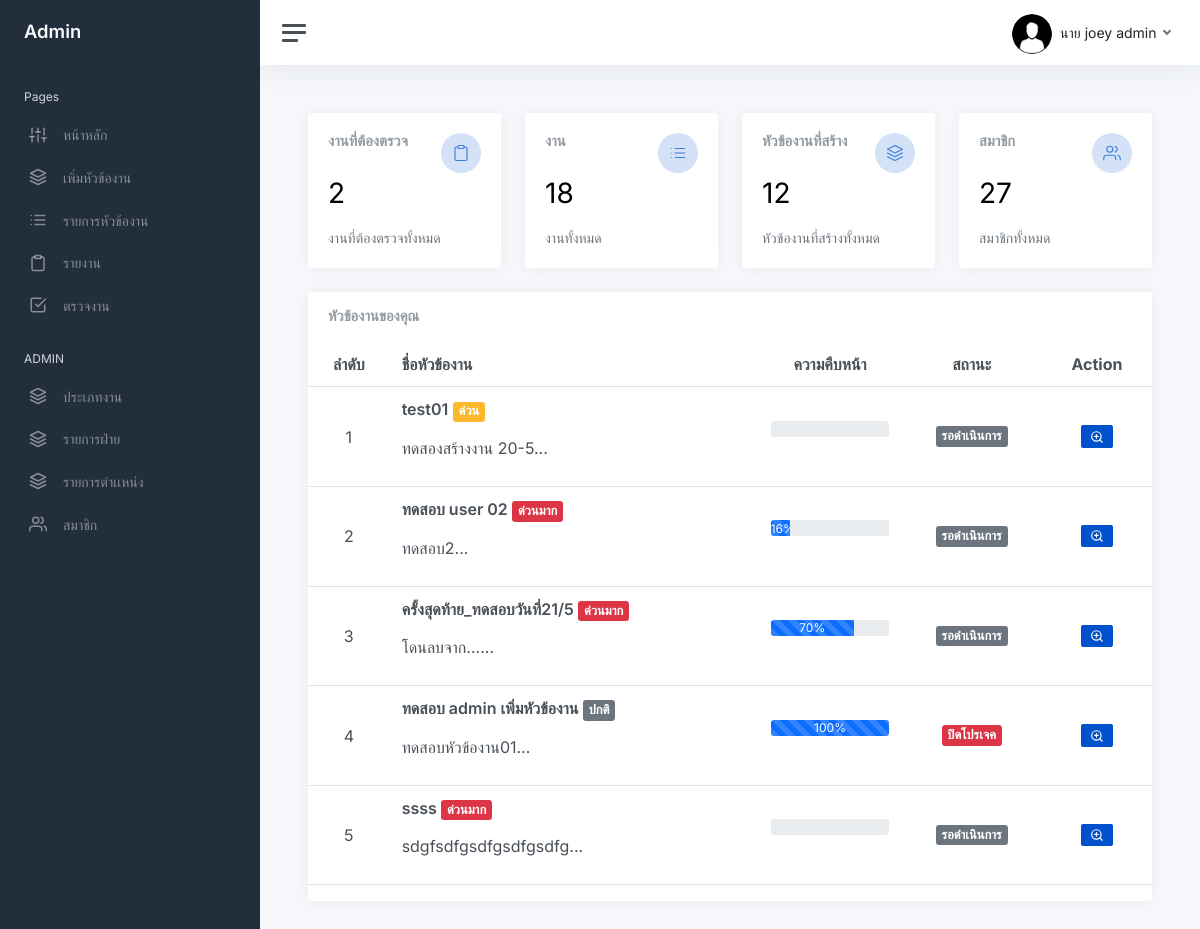
Screenshot of /index.php (signed in) with the database file from the repository.
### tables this page shows
CREATE TABLE `user` (
  `user_id` int NOT NULL,
  `firstname` varchar(200) NOT NULL,
  `lastname` varchar(200) NOT NULL,
  `email` varchar(200) NOT NULL,
  `password` varchar(255) NOT NULL,
  `role_id` int DEFAULT NULL,
  `avatar` varchar(255) DEFAULT NULL,
  `date_created` timestamp NOT NULL DEFAULT CURRENT_TIMESTAMP ON UPDATE CURRENT_TIMESTAMP,
  `status_user` int NOT NULL,
  `tel` varchar(255) NOT NULL,
  `line_token` varchar(255) NOT NULL,
  `idcard` varchar(13) NOT NULL,
  `department_id` int NOT NULL,
  `shortname_id` int NOT NULL,
  `status_user2` int NOT NULL
);

CREATE TABLE `project` (
  `project_id` int NOT NULL,
  `name_project` varchar(255) NOT NULL,
  `description` text NOT NULL,
  `status_1` tinyint NOT NULL,
  `create_project` timestamp NOT NULL DEFAULT CURRENT_TIMESTAMP ON UPDATE CURRENT_TIMESTAMP,
  `start_date` datetime NOT NULL,
  `end_date` datetime NOT NULL,
  `manager_id` int NOT NULL,
  `status_2` int NOT NULL,
  `id_jobtype` int NOT NULL,
  `progress_project` float NOT NULL
);

### index.php (the view, shortened to what this page needs)
<?php
    require_once 'connect.php';
	include "sidebar.php";
	$where ="";
	$stmtusernum = "SELECT COUNT(user_id) as num FROM user  ";
	$stmtusernum = $db->prepare($stmtusernum);
	$stmtusernum ->execute();
	$stmtusernum = $stmtusernum->fetchColumn();
	$stmtprojectnummanager = "SELECT COUNT(project_id) as num1 FROM project   $where";
	$stmtprojectnummanager = $db->prepare($stmtprojectnummanager);
	$stmtprojectnummanager ->execute();
	$stmtprojectnummanager = $stmtprojectnummanager->fetchColumn();
	$sql4 = $db->query("SELECT task_id  FROM task_list as t left join project as p on t.project_id = p.project_id WHERE  1=1 $where ");
    $numusertask = $sql4->rowCount();
	$stmtdetails = "SELECT COUNT(details_id)  FROM details as d left join project as p on p.project_id = d.project_id WHERE state_details = 'Y' $where ";
	$stmtdetails = $db->prepare($stmtdetails);
	$stmtdetails ->execute();
	$stmtdetails = $stmtdetails->fetchColumn();
?>
<!DOCTYPE html>
<html lang="en">
<?php include "head.php"?>
<body>
			<main class="content">
				<div class="container-fluid p-0">
					<div class="row">
						<div class="col-xxl-12 col-xxl- d-flex">
							<div class="w-100">
								<div class="row">
									<?php if ($level != $maxlevel): ?>
										<div class="col-sm-3">
											<a href="checktask_list.php">
												<div class="card">
													<div class="card-body">
														<div class="row">
															<div class="col mt-0">
																<h5 class="card-title">งานที่ต้องตรวจ</h5>
															</div>
															<div class="col-auto">
																<div class="stat text-primary">
																	<i class="align-middle" data-feather="clipboard"></i>
																</div>
															</div>
														</div>
														<h1 class="mt-1 mb-3"><?php echo $stmtdetails; ?></h1>
														<div class="mb-0">
															<span class="text-muted">งานที่ต้องตรวจทั้งหมด</span>
														</div>
													</div>
												</div>
											</a>
										</div>
									<?php endif ?>
											<div class="col-sm-3">
												<div class="card">
													<div class="card-body">
														<div class="row">
															<div class="col mt-0">
																<h5 class="card-title">งาน</h5>
															</div>
															<div class="col-auto">
																<div class="stat text-primary">
																	<i class="align-middle" data-feather="list"></i>
																</div>
															</div>
														</div>
														<h1 class="mt-1 mb-3"><?php echo $numusertask ?></h1>
														<div class="mb-0">
															<span class="text-muted">งานทั้งหมด</span>
														</div>
													</div>
												</div>
											</div>
										<?php if ($level != $maxlevel): ?>
										<div class="col-sm-3">
											<a href="project_list.php">
												<div class="card">
													<div class="card-body">
														<div class="row">
															<div class="col mt-0">
																<h5 class="card-title">หัวข้องานที่สร้าง</h5>
															</div>
															<div class="col-auto">
																<div class="stat text-primary">
																	<i class="align-middle" data-feather="layers"></i>
																</div>
															</div>
														</div>
														<h1 class="mt-1 mb-3"><?php echo $stmtprojectnummanager ?></h1>
														<div class="mb-0">
															<span class="text-muted">หัวข้องานที่สร้างทั้งหมด</span>
														</div>
													</div>
												</div>
											</a>
										</div>
										<?php endif ?>
										<?php if ($level <= 2): ?>
										<div class="col-sm-3">
											<a href="user_list.php">
												<div class="card">
													<div class="card-body">
														<div class="row">
															<div class="col mt-0">
																<h5 class="card-title">สมาชิก</h5>
															</div>
															<div class="col-auto">
																<div class="stat text-primary">
																	<i class="align-middle" data-feather="users"></i>
																</div>
															</div>
														</div>
													<h1 class="mt-1 mb-3"><?php echo $stmtusernum ?></h1>
													<div class="mb-0">
														<span class="text-muted">สมาชิกทั้งหมด</span>
													</div>
												</div>
											</a>
										</div>
										<?php endif; ?>
									</div>
								</div>
						</div>
					</div>
						<div class="col-12">
							<div class="card flex-fill">
								<div class="card-header">
									<h5 class="card-title mb-0">หัวข้องานของคุณ</h5>
								</div>
									<?php
										$i = 1;
										$stmtshowproject = "SELECT * FROM project  $where ORDER BY  end_date,status_2  DESC LIMIT 5;";
										$stmtshowproject = $db->query($stmtshowproject);
										$stmtshowproject->execute();
									?>
								<div class="table-responsive-xl">
									<table class="table table-hover">
										<thead>
											<tr>
												<th class="id-col">ลำดับ</th>
												<th class="name-col">ชื่อหัวข้องาน</th>
												<th class="progress-col" >ความคืบหน้า</th>
												<th class="status-col">สถานะ</th>
												<th class="action-col">Action</th>
											</tr>
										</thead>
									<tbody>
											<tr>
												<?php while ($stmtshowprojectrow = $stmtshowproject->fetch(PDO::FETCH_ASSOC)){ ?>
													<td class="id-col"><?php echo $i++ ?></td>
													<td class="name-col">
														<p><b><?php echo $stmtshowprojectrow["name_project"]?></b>
														<?php showstatpro2($stmtshowprojectrow['status_2']) ?></p>
														<p class="truncate"><?php echo mb_substr($stmtshowprojectrow['description'],0,20).'...';  ?></p>
													</td>
													<td class="progress-col">
														<div class="progress mb-3">
															<div class="progress-bar progress-bar-striped progress-bar-animated-sm" role="progressbar" style="width:<?php echo $stmtshowprojectrow['progress_project'] ?>%" ><?php echo $stmtshowprojectrow['progress_project'] ?>%</div>
														</div>
													</td>
													<td class="status-col">
														<?php showstatpro($stmtshowprojectrow['status_1']);	?>
													</td>
													<td class="action-col">
														<a class="btn btn-bitbucket btn-sm" title="ดูรายละเอียดงาน" href="view_project.php?view_id=<?php echo $stmtshowprojectrow['project_id']?>"><i data-feather="zoom-in"></i></a>
														</td>
													</tr>
										<?php } ?>
									</tbody>
								</table>
							</div>
						</div>
					</div>
				</div>
			</main>
		</div>
	</div>
</body>
</html>

### sidebar.php (shortened to what this page needs)
<?php
include "head.php";
include "funtion.php";
		if (isset($_SESSION['user_login'])) {
			$user_id = $_SESSION['user_login'];
			$sql = "SELECT *,concat(firstname,' ',lastname) as name FROM user AS u  natural JOIN position  WHERE u.user_id = $user_id ";
			$stmt = $db->prepare($sql);
			$stmt->execute();
			$row = $stmt->fetch(PDO::FETCH_ASSOC);
		}
			$level = $row['level'];
			$where ='';
			$sql2 = "SELECT MAX(level) as maxlevel , MIN(level) as minlevel FROM user as u
			left join position as p ON u.role_id = p.role_id
			left join department as d on u.department_id = d.department_id   $where ";
			$stmt2 = $db->prepare($sql2);
			$stmt2->execute();
			$row2 = $stmt2->fetch(PDO::FETCH_ASSOC);
			$maxlevel = $row2['maxlevel'];
?>
<div class="wrapper">
		<nav id="sidebar" class="sidebar js-sidebar">
			<div class="sidebar-content js-simplebar">
				<a class="sidebar-brand" href="index.php">
				<?php if($level <= 2): ?>
				<span class="align-middle">Admin <?php ?></span>
				<?php else: ?>
					<span class="align-middle">user <?php/*  echo $row['firstname']  */?></span>
					<?php endif; ?>
				</a>
				<ul class="sidebar-nav">
					<li class="sidebar-header">
						Pages
					</li>
					<li class="sidebar-item">
						<a class="sidebar-link" href="index.php">
              <i class="align-middle" data-feather="sliders"></i> <span class="align-middle">หน้าหลัก</span>
            </a>
					</li>
					<?php if($level != $maxlevel): ?>
					<li class="sidebar-item">
						<a data-bs-target="#maps" data-bs-toggle="collapse" class="sidebar-link collapsed" aria-expanded="false">
							<i class="align-middle" data-feather="layers"></i>
							 <span class="align-middle">
								เพิ่มหัวข้องาน
							</span>
						</a>
					</li>
					<?php endif; ?>
					<li class="sidebar-item">
						<a data-bs-target="#project_list" data-bs-toggle="collapse" class="sidebar-link collapsed" aria-expanded="false">
							<i class="align-middle" data-feather="list"></i>
							 <span class="align-middle">
							 รายการหัวข้องาน
							</span>
						</a>
					</li>
			<li class="sidebar-item">
				<a data-bs-target="#report" data-bs-toggle="collapse" class="sidebar-link collapsed" aria-expanded="false">
					<i class="align-middle" data-feather="clipboard"></i>
						<span class="align-middle">
						รายงาน
					</span>
				</a>
			</li>
					<?php if($level != $maxlevel): ?>
					<li class="sidebar-item">
						<a class="sidebar-link" href="checktask_list.php">
              <i class="align-middle" data-feather="check-square"></i> <span class="align-middle">ตรวจงาน</span>
            </a>
			<?php endif; ?>
					</li>
					<?php if(($level <= 2) ): ?>
					<li class="sidebar-header">
						ADMIN
					</li>
					<?php elseif($level == 2): ?>
					<li class="sidebar-header">
						USER
					</li>
					<?php endif; ?>
					<?php if($level <=2): ?>
						<li class="sidebar-item">
							<a class="sidebar-link"  href="jobtype_list.php">
				<i class="align-middle" data-feather="layers"></i> <span class="align-middle">ประเภทงาน</span>
							</a>
						<li class="sidebar-item">
							<a class="sidebar-link"  href="departmant_list.php">
				<i class="align-middle" data-feather="layers"></i> <span class="align-middle">รายการฝ่าย</span>
							</a>
						<li class="sidebar-item">
							<a class="sidebar-link"  href="position_list.php">
				<i class="align-middle" data-feather="layers"></i> <span class="align-middle">รายการตำเเหน่ง</span>
							</a>
					</li>
					<li class="sidebar-item">
						<a data-bs-target="#user" data-bs-toggle="collapse" class="sidebar-link collapsed" aria-expanded="false">
							<i class="align-middle" data-feather="users"></i>
							 <span class="align-middle">
								สมาชิก
							</span>
						</a>
					</li>
					<?php endif; ?>
				</ul>
			</div>
		</nav>
		<div class="main">
			<nav class="navbar navbar-expand navbar-light navbar-bg">
				<a class="sidebar-toggle js-sidebar-toggle">
          <i class="hamburger align-self-center"></i>
        </a>
				<div class="navbar-collapse collapse">
					<ul class="navbar-nav navbar-align">
							<a class="nav-link dropdown-toggle d-none d-sm-inline-block" href="#" data-bs-toggle="dropdown">
							<?php if($row['avatar'] !=""){?>
                				<img src="img/avatars/<?php echo $row['avatar'] ?>" class="avatar rounded-circle rounded me-1" alt="" > <span class="text-dark"> <?php echo $row['firstname'] . ' ' . $row['lastname'] ?></span>
							<?php }else{?>
								<img src="img/avatars/09.jpg" class="avatar rounded-circle rounded me-1" alt="" > <span class="text-dark"> <?php echo  showshortname($row['shortname_id']) . ' ' . $row['firstname'] . ' ' . $row['lastname'] ?></span>
 							<?php }?>
              				</a>
					</ul>
				</div>
			</nav>

### funtion.php (shortened to what this page needs)
<?php
    function showstatpro($status){
        $stat1 = array("","รอดำเนินการ","เลยระยะเวลา","ปิดโปรเจค");
        if($status =='1'){
            echo "<span class='badge bg-secondary'>".$stat1[$status]."</span>";
        }elseif($status =='2'){
            echo "<span class='badge bg-warning'>".$stat1[$status]."</span>";
        }elseif($status =='3'){
            echo "<span class='badge bg-danger'>".$stat1[$status]."</span>";
        }
    }
    function showstatpro2($status_2){
        $stat2 = array("","ปกติ","ด่วน","ด่วนมาก");
    if ($status_2 == '1') {
        echo " "."<span class='badge bg-secondary'>".$stat2[$status_2]."</span>";
    }else if($status_2== '2'){
        echo " "."<span class='badge bg-warning'>".$stat2[$status_2]."</span>";
    }else if($status_2 == '3'){
        echo " "."<span class='badge bg-danger'>".$stat2[$status_2]."</span>";
        }
    }
    function showshortname($shortname){
        if($shortname =='1'){
            return "นาย";
        }elseif($shortname =='2'){
            return "นางสาว";
        } elseif($shortname =='9'){
            return "นาง";
        } elseif($shortname =='3'){
            return "ดร.";
        } elseif($shortname =='4'){
        return "ผศ.";
        } elseif($shortname =='5'){
            return "รศ.";
        } elseif($shortname =='6'){
            return "ศ.";
        } elseif($shortname =='7'){
            return "ผศ.ดร.";
        } elseif($shortname =='8'){
            return "ศ.ดร.";
        }elseif($shortname =='10'){
            return "อาจารย์";
        } elseif($shortname =='11'){
            return "Mr.";
        }elseif($shortname =='12'){
            return "Ms";
        }
    }
    ?>

### css/multi_select.css (style rules this page uses)
body { font-family: 'Courier New', Courier, monospace; font-size: 14px; }

### css/csstablesiza.css (style rules this page uses)
@media screen and (max-width: 1400px) { .table th.id-col, .table th.name-col, .table th.progress-col, .table th.assign-col, .table th.status-col, .table td.id-col, .table td.name-col, .table td.progress-col, .table td.assign-col, .table td.status-col { width: auto; } }
.id-col { text-align: center; }
.progress-col { text-align: center; }
.status-col { text-align: center; }
.action-col { text-align: center; }

### rows the page displays
user: shortname "นาย", firstname "joey", lastname "admin"
project: name_project "test01", status_2 "ด่วน", description "ทดสองสร้างงาน 20-5", status_1 "รอดำเนินการ"
project: name_project "ทดสอบ user 02", status_2 "ด่วนมาก", description "ทดสอบ2", progress_project "16", status_1 "รอดำเนินการ"
project: name_project "ครั้งสุดท้าย_ทดสอบวันที่21/5", status_2 "ด่วนมาก", description "โดนลบจาก...", progress_project "70", status_1 "รอดำเนินการ"
project: name_project "ทดสอบ admin เพิ่มหัวข้องาน", status_2 "ปกติ", description "ทดสอบหัวข้องาน01", progress_project "100", status_1 "ปิดโปรเจค"
project: name_project "ssss", status_2 "ด่วนมาก", description "sdgfsdfgsdfgsdfgsdfg", status_1 "รอดำเนินการ"

### other values shown
$stmtdetails "2"
$numusertask "18"
$stmtprojectnummanager "12"
$stmtusernum "27"
